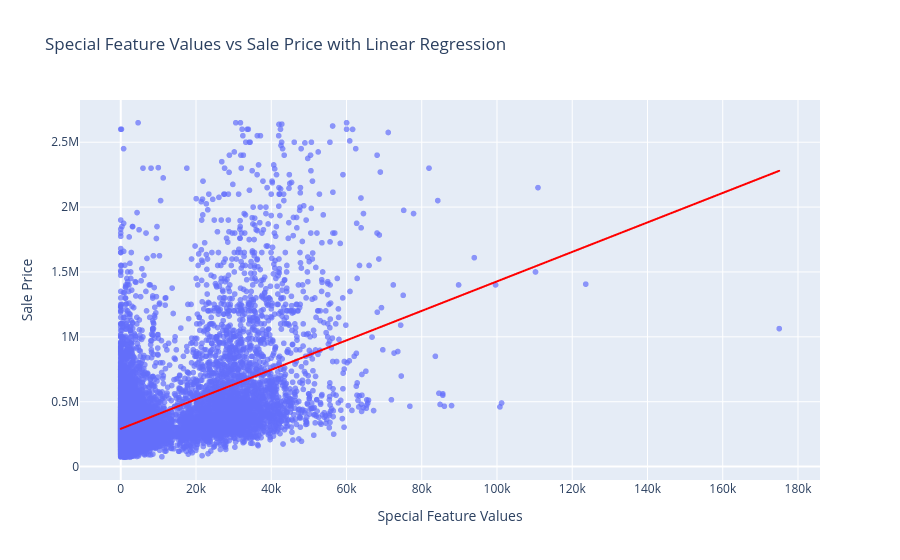

Notebook cell for this chart:
### Code cell
#special feature valuse vs sale price
x = miami_data["SPEC_FEAT_VAL"]
y = miami_data["SALE_PRC"]
x = sm.add_constant(x)
model = sm.OLS(y, x).fit()
print(model.summary())

fig7 = px.scatter(
    miami_data,
    x="SPEC_FEAT_VAL",
    y="SALE_PRC",
    trendline="ols",
    trendline_color_override="red",
    title = "Special Feature Values vs Sale Price with Linear Regression",
    labels = {
        "SPEC_FEAT_VAL": "Special Feature Values",
        "SALE_PRC": "Sale Price"
    }, 
    hover_data=["SPEC_FEAT_VAL", "SALE_PRC"],
    opacity=0.7,
)
fig7.show()
#the more special features a property has, the higher the sale price tends to be

### Figure 1 — Plotly figure (JSON) as saved in the notebook; plotly's stock layout.template omitted (floating-point values rounded to 4 significant figures; data arrays with more than 128 entries replaced by an {"elided": "..."} marker saying what was removed)
{"data": [{"hovertemplate": "Special Feature Values=%{x}<br>Sale Price=%{y}<extra></extra>", "legendgroup": "", "marker": {"color": "#636efa", "opacity": 0.7, "symbol": "circle"}, "mode": "markers", "name": "", "showlegend": false, "type": "scattergl", "x": {"elided": "13932 int values"}, "xaxis": "x", "y": {"elided": "13932 int values"}, "yaxis": "y"}, {"hovertemplate": "<b>OLS trendline</b><br>SALE_PRC = 11.3609 * SPEC_FEAT_VAL + 291303<br>R<sup>2</sup>=0.247506<br><br>Special Feature Values=%{x}<br>Sale Price=%{y} <b>(trend)</b><extra></extra>", "legendgroup": "", "line": {"color": "red"}, "marker": {"color": "#636efa", "symbol": "circle"}, "mode": "lines", "name": "", "showlegend": false, "type": "scattergl", "x": {"elided": "13932 int values"}, "xaxis": "x", "y": {"elided": "13932 float values"}, "yaxis": "y"}], "layout": {"legend": {"tracegroupgap": 0}, "title": {"text": "Special Feature Values vs Sale Price with Linear Regression"}, "xaxis": {"anchor": "y", "domain": [0, 1], "title": {"text": "Special Feature Values"}}, "yaxis": {"anchor": "x", "domain": [0, 1], "title": {"text": "Sale Price"}}}}
